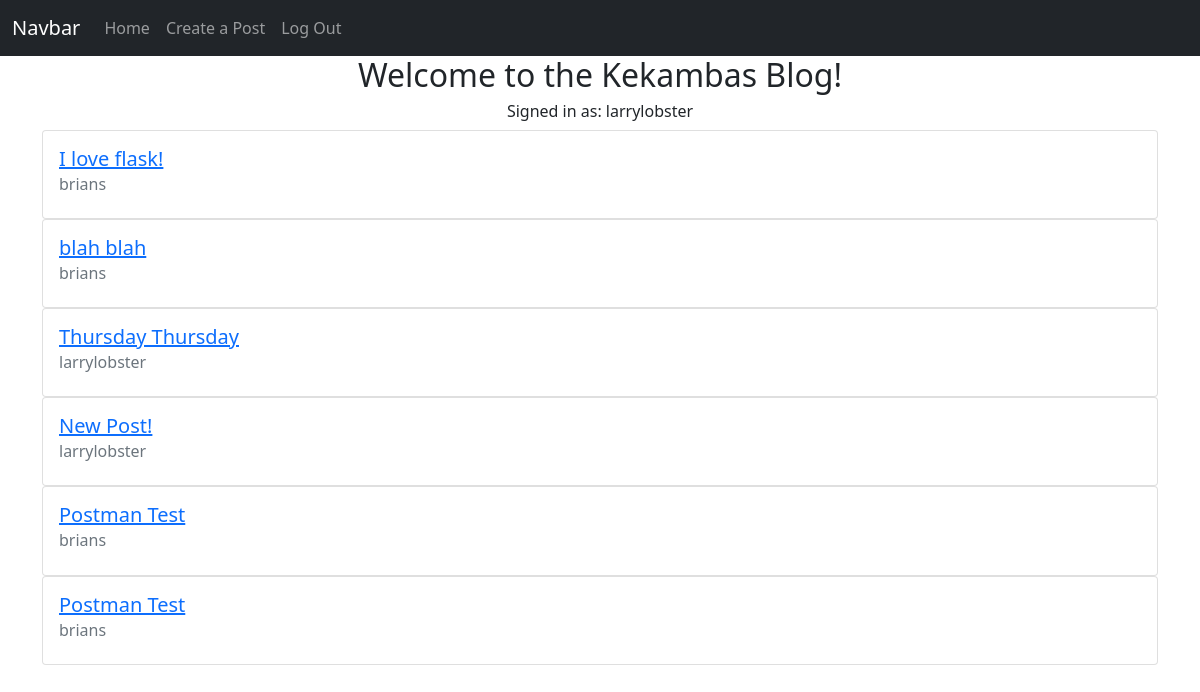
The app's page / (signed in) with its own data.
### app/models.py (models this page shows, shortened)
class User(db.Model, UserMixin):
    id = db.Column(db.Integer, primary_key=True)
    email = db.Column(db.String(50), nullable=False, unique=True)
    username = db.Column(db.String(50), nullable=False, unique=True)
    password = db.Column(db.String(256), nullable=False)
    date_created = db.Column(db.DateTime, nullable=False, default=datetime.utcnow) # Coordinated Universal Time (always save it to this time when storing, and convert it later on front end)
    posts = db.relationship('Post', backref='author', lazy='dynamic')
    token = db.Column(db.String(32), index=True, unique=True)
    token_expiration = db.Column(db.DateTime)

class Post(db.Model):
    id = db.Column(db.Integer, primary_key=True)
    title = db.Column(db.String(50), nullable=False)
    body = db.Column(db.String(255), nullable=False)
    date_created = db.Column(db.DateTime, nullable=False, default=datetime.utcnow)
    user_id = db.Column(db.Integer, db.ForeignKey('user.id')) # SQL Equivalent = FOREIGN KEY(user_id) REFERENCES user(id)

### app/routes.py (the view)
@app.route('/')
def index():   # also an endpoint
    posts = Post.query.all()
    return render_template('index.html', posts=posts)

### app/models.py (called while the page is built)
@login.user_loader
def load_user(user_id):
    return User.query.get(user_id)

### app/templates/index.html (shortened to what this page needs)
{% extends 'base.html' %}
{% block content %}
<h2 class="text-center">Welcome to the Kekambas Blog!</h2>
{% if current_user.is_authenticated %}
    <h6 class="text-center">Signed in as: {{ current_user.username }}</h6>
    {% for post in posts %}
    <div class="card">
        <div class="card-body">
            <a href="{{ url_for('view_post', post_id=post.id) }}">
                <h5 class="card-title">{{ post.title }}</h5>
            </a>
                <h6 class="card-subtitle mb-2 text-muted">{{ post.author.username }}</h6>
        </div>
    </div>
    {% endfor %}
{% else %}
    <h4 class="text-center">Please Sign Up or Log In to view posts</h4>
{% endif %}
{% endblock content %}

### records on screen
User: username "larrylobster"
Post: title "I love flask!", author.username "brians"
Post: title "blah blah", author.username "brians"
Post: title "Thursday Thursday", author.username "larrylobster"
Post: title "New Post!", author.username "larrylobster"
Post: title "Postman Test", author.username "brians"
Post: title "Postman Test", author.username "brians"
